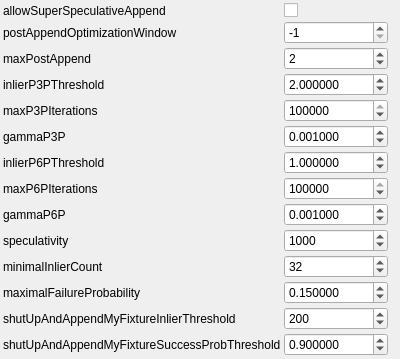
<?xml version="1.0" encoding="UTF-8"?>
<ui version="4.0">
 <class>IterativeReconstructionAppendParamsControlWidget</class> 
 <widget class="QWidget" name="IterativeReconstructionAppendParamsControlWidget">
  <property name="geometry">
   <rect>
    <x>0</x>
    <y>0</y>
    <width>400</width>
    <height>300</height>
   </rect>
  </property>
  <property name="windowTitle">
   <string>IterativeReconstructionAppendParams</string>
  </property>
  <layout class="QGridLayout" name="gridLayout">
   <property name="margin">
    <number>3</number>
   </property>
   <property name="spacing">
    <number>3</number>
   </property>
    <item row="0" column="0">
     <widget class="QLabel" name="label_0">
       <property name="text">
         <string>allowSuperSpeculativeAppend</string>
       </property>
     </widget>
    </item>
    <item row="0" column="1">
     <widget class="QCheckBox" name="allowSuperSpeculativeAppendCheckBox">
       <property name="toolTip">
         <string>If you have lots of correct feature matches (>500 for each pair), than you may try super-speculative appending</string>
       </property>
       <property name="checked">
           <bool>0</bool>
       </property>
     </widget>
    </item>
    <item row="1" column="0">
     <widget class="QLabel" name="label_1">
       <property name="text">
         <string>postAppendOptimizationWindow</string>
       </property>
     </widget>
    </item>
    <item row="1" column="1">
     <widget class="QSpinBox" name="postAppendOptimizationWindowSpinBox">
       <property name="toolTip">
         <string>Maximal number of fixtures being optimized after append</string>
       </property>
       <property name="minimum">
        <number>-1</number>
       </property>
       <property name="maximum">
        <number>1000000</number>
       </property>
       <property name="singleStep">
        <number>1</number>
       </property>
       <property name="value">
        <number>-1</number>
       </property>
     </widget>
    </item>
    <item row="2" column="0">
     <widget class="QLabel" name="label_2">
       <property name="text">
         <string>maxPostAppend</string>
       </property>
     </widget>
    </item>
    <item row="2" column="1">
     <widget class="QSpinBox" name="maxPostAppendSpinBox">
       <property name="toolTip">
         <string>Maximal post-append iterations</string>
       </property>
       <property name="minimum">
        <number>1</number>
       </property>
       <property name="maximum">
        <number>100000</number>
       </property>
       <property name="singleStep">
        <number>1</number>
       </property>
       <property name="value">
        <number>2</number>
       </property>
     </widget>
    </item>
    <item row="3" column="0">
     <widget class="QLabel" name="label_3">
       <property name="text">
         <string>inlierP3PThreshold</string>
       </property>
     </widget>
    </item>
    <item row="3" column="1">
     <widget class="QDoubleSpinBox" name="inlierP3PThresholdSpinBox">
       <property name="toolTip">
         <string>Inlier threshold for 3P->pose</string>
       </property>
       <property name="decimals">
        <number>6</number>
       </property>
       <property name="minimum">
        <double>0</double>
       </property>
       <property name="maximum">
        <double>10000</double>
       </property>
       <property name="singleStep">
        <double>0.0001</double>
       </property>
       <property name="value">
        <double>2</double>
       </property>
     </widget>
    </item>
    <item row="4" column="0">
     <widget class="QLabel" name="label_4">
       <property name="text">
         <string>maxP3PIterations</string>
       </property>
     </widget>
    </item>
    <item row="4" column="1">
     <widget class="QSpinBox" name="maxP3PIterationsSpinBox">
       <property name="toolTip">
         <string>Maximal ransac iterations for 3P->pose</string>
       </property>
       <property name="minimum">
        <number>1</number>
       </property>
       <property name="maximum">
        <number>1000000</number>
       </property>
       <property name="singleStep">
        <number>1</number>
       </property>
       <property name="value">
        <number>100000</number>
       </property>
     </widget>
    </item>
    <item row="5" column="0">
     <widget class="QLabel" name="label_5">
       <property name="text">
         <string>gammaP3P</string>
       </property>
     </widget>
    </item>
    <item row="5" column="1">
     <widget class="QDoubleSpinBox" name="gammaP3PSpinBox">
       <property name="toolTip">
         <string>Target error probability for 3P pose estimation</string>
       </property>
       <property name="decimals">
        <number>6</number>
       </property>
       <property name="minimum">
        <double>0</double>
       </property>
       <property name="maximum">
        <double>1</double>
       </property>
       <property name="singleStep">
        <double>0.0001</double>
       </property>
       <property name="value">
        <double>0.001</double>
       </property>
     </widget>
    </item>
    <item row="6" column="0">
     <widget class="QLabel" name="label_6">
       <property name="text">
         <string>inlierP6PThreshold</string>
       </property>
     </widget>
    </item>
    <item row="6" column="1">
     <widget class="QDoubleSpinBox" name="inlierP6PThresholdSpinBox">
       <property name="toolTip">
         <string>Inlier threshold for 6P->pose/3P->orientation</string>
       </property>
       <property name="decimals">
        <number>6</number>
       </property>
       <property name="minimum">
        <double>0</double>
       </property>
       <property name="maximum">
        <double>10000</double>
       </property>
       <property name="singleStep">
        <double>0.001</double>
       </property>
       <property name="value">
        <double>1</double>
       </property>
     </widget>
    </item>
    <item row="7" column="0">
     <widget class="QLabel" name="label_7">
       <property name="text">
         <string>maxP6PIterations</string>
       </property>
     </widget>
    </item>
    <item row="7" column="1">
     <widget class="QSpinBox" name="maxP6PIterationsSpinBox">
       <property name="toolTip">
         <string>Maximal ransac iterations for 6P->pose/3P->orientation</string>
       </property>
       <property name="minimum">
        <number>1</number>
       </property>
       <property name="maximum">
        <number>1000000</number>
       </property>
       <property name="singleStep">
        <number>1</number>
       </property>
       <property name="value">
        <number>400000</number>
       </property>
     </widget>
    </item>
    <item row="8" column="0">
     <widget class="QLabel" name="label_8">
       <property name="text">
         <string>gammaP6P</string>
       </property>
     </widget>
    </item>
    <item row="8" column="1">
     <widget class="QDoubleSpinBox" name="gammaP6PSpinBox">
       <property name="toolTip">
         <string>Target error probability for 6P->pose/3P->orientation</string>
       </property>
       <property name="decimals">
        <number>6</number>
       </property>
       <property name="minimum">
        <double>0</double>
       </property>
       <property name="maximum">
        <double>1</double>
       </property>
       <property name="singleStep">
        <double>0.0001</double>
       </property>
       <property name="value">
        <double>0.001</double>
       </property>
     </widget>
    </item>
    <item row="9" column="0">
     <widget class="QLabel" name="label_9">
       <property name="text">
         <string>speculativity</string>
       </property>
     </widget>
    </item>
    <item row="9" column="1">
     <widget class="QSpinBox" name="speculativitySpinBox">
       <property name="toolTip">
         <string>This defines how many multicameras are subject for P3P evaluation at each iteration</string>
       </property>
       <property name="minimum">
        <number>1</number>
       </property>
       <property name="maximum">
        <number>1000000</number>
       </property>
       <property name="singleStep">
        <number>1</number>
       </property>
       <property name="value">
        <number>1000</number>
       </property>
     </widget>
    </item>
    <item row="10" column="0">
     <widget class="QLabel" name="label_10">
       <property name="text">
         <string>minimalInlierCount</string>
       </property>
     </widget>
    </item>
    <item row="10" column="1">
     <widget class="QSpinBox" name="minimalInlierCountSpinBox">
       <property name="toolTip">
         <string>Minimal inlier count for hypotheis acceptance</string>
       </property>
       <property name="minimum">
        <number>3</number>
       </property>
       <property name="maximum">
        <number>1000000</number>
       </property>
       <property name="singleStep">
        <number>1</number>
       </property>
       <property name="value">
        <number>32</number>
       </property>
     </widget>
    </item>
    <item row="11" column="0">
     <widget class="QLabel" name="label_11">
       <property name="text">
         <string>maximalFailureProbability</string>
       </property>
     </widget>
    </item>
    <item row="11" column="1">
     <widget class="QDoubleSpinBox" name="maximalFailureProbabilitySpinBox">
       <property name="toolTip">
         <string>Maximal failure probability for hypothesis acceptance</string>
       </property>
       <property name="decimals">
        <number>6</number>
       </property>
       <property name="minimum">
        <double>0</double>
       </property>
       <property name="maximum">
        <double>1</double>
       </property>
       <property name="singleStep">
        <double>0.001</double>
       </property>
       <property name="value">
        <double>0.15</double>
       </property>
     </widget>
    </item>
    <item row="12" column="0">
     <widget class="QLabel" name="label_12">
       <property name="text">
         <string>shutUpAndAppendMyFixtureInlierThreshold</string>
       </property>
     </widget>
    </item>
    <item row="12" column="1">
     <widget class="QSpinBox" name="shutUpAndAppendMyFixtureInlierThresholdSpinBox">
       <property name="toolTip">
         <string>Immediate append inlier count threshold</string>
       </property>
       <property name="minimum">
        <number>10</number>
       </property>
       <property name="maximum">
        <number>1000000</number>
       </property>
       <property name="singleStep">
        <number>1</number>
       </property>
       <property name="value">
        <number>200</number>
       </property>
     </widget>
    </item>
    <item row="13" column="0">
     <widget class="QLabel" name="label_13">
       <property name="text">
         <string>shutUpAndAppendMyFixtureSuccessProbThreshold</string>
       </property>
     </widget>
    </item>
    <item row="13" column="1">
     <widget class="QDoubleSpinBox" name="shutUpAndAppendMyFixtureSuccessProbThresholdSpinBox">
       <property name="toolTip">
         <string>shutUpAndAppendMyFixtureSuccessProbThreshold</string>
       </property>
       <property name="decimals">
        <number>6</number>
       </property>
       <property name="minimum">
        <double>0</double>
       </property>
       <property name="maximum">
        <double>1</double>
       </property>
       <property name="singleStep">
        <double>1</double>
       </property>
       <property name="value">
        <double>0.9</double>
       </property>
     </widget>
    </item>
   <item row="14" column="0">
    <spacer name="verticalSpacer">
     <property name="orientation">
      <enum>Qt::Vertical</enum>
     </property>
     <property name="sizeHint" stdset="0">
      <size>
       <width>0</width>
       <height>0</height>
      </size>
     </property>
    </spacer>
   </item>
   <item row="14" column="2">
    <spacer name="horizontalSpacer">
     <property name="orientation">
      <enum>Qt::Horizontal</enum>
     </property>
     <property name="sizeHint" stdset="0">
      <size>
       <width>0</width>
       <height>0</height>
      </size>
     </property>
    </spacer>
   </item>
  </layout>
 </widget>
 <layoutdefault spacing="3" margin="3"/>
 <resources/>
 <connections>
  <connection>
   <sender>allowSuperSpeculativeAppendCheckBox</sender>
   <signal>stateChanged(int)</signal>
   <receiver>IterativeReconstructionAppendParamsControlWidget</receiver>
   <slot>changeParameters()</slot>
  </connection>
  <connection>
   <sender>postAppendOptimizationWindowSpinBox</sender>
   <signal>valueChanged(int)</signal>
   <receiver>IterativeReconstructionAppendParamsControlWidget</receiver>
   <slot>changeParameters()</slot>
  </connection>
  <connection>
   <sender>maxPostAppendSpinBox</sender>
   <signal>valueChanged(int)</signal>
   <receiver>IterativeReconstructionAppendParamsControlWidget</receiver>
   <slot>changeParameters()</slot>
  </connection>
  <connection>
   <sender>inlierP3PThresholdSpinBox</sender>
   <signal>valueChanged(double)</signal>
   <receiver>IterativeReconstructionAppendParamsControlWidget</receiver>
   <slot>changeParameters()</slot>
  </connection>
  <connection>
   <sender>maxP3PIterationsSpinBox</sender>
   <signal>valueChanged(int)</signal>
   <receiver>IterativeReconstructionAppendParamsControlWidget</receiver>
   <slot>changeParameters()</slot>
  </connection>
  <connection>
   <sender>gammaP3PSpinBox</sender>
   <signal>valueChanged(double)</signal>
   <receiver>IterativeReconstructionAppendParamsControlWidget</receiver>
   <slot>changeParameters()</slot>
  </connection>
  <connection>
   <sender>inlierP6PThresholdSpinBox</sender>
   <signal>valueChanged(double)</signal>
   <receiver>IterativeReconstructionAppendParamsControlWidget</receiver>
   <slot>changeParameters()</slot>
  </connection>
  <connection>
   <sender>maxP6PIterationsSpinBox</sender>
   <signal>valueChanged(int)</signal>
   <receiver>IterativeReconstructionAppendParamsControlWidget</receiver>
   <slot>changeParameters()</slot>
  </connection>
  <connection>
   <sender>gammaP6PSpinBox</sender>
   <signal>valueChanged(double)</signal>
   <receiver>IterativeReconstructionAppendParamsControlWidget</receiver>
   <slot>changeParameters()</slot>
  </connection>
  <connection>
   <sender>speculativitySpinBox</sender>
   <signal>valueChanged(int)</signal>
   <receiver>IterativeReconstructionAppendParamsControlWidget</receiver>
   <slot>changeParameters()</slot>
  </connection>
  <connection>
   <sender>minimalInlierCountSpinBox</sender>
   <signal>valueChanged(int)</signal>
   <receiver>IterativeReconstructionAppendParamsControlWidget</receiver>
   <slot>changeParameters()</slot>
  </connection>
  <connection>
   <sender>maximalFailureProbabilitySpinBox</sender>
   <signal>valueChanged(double)</signal>
   <receiver>IterativeReconstructionAppendParamsControlWidget</receiver>
   <slot>changeParameters()</slot>
  </connection>
  <connection>
   <sender>shutUpAndAppendMyFixtureInlierThresholdSpinBox</sender>
   <signal>valueChanged(int)</signal>
   <receiver>IterativeReconstructionAppendParamsControlWidget</receiver>
   <slot>changeParameters()</slot>
  </connection>
  <connection>
   <sender>shutUpAndAppendMyFixtureSuccessProbThresholdSpinBox</sender>
   <signal>valueChanged(double)</signal>
   <receiver>IterativeReconstructionAppendParamsControlWidget</receiver>
   <slot>changeParameters()</slot>
  </connection>
 </connections>
 <slots>
  <slot>changeParameters()</slot>
 </slots>
 <customwidgets>
 </customwidgets>
</ui>
